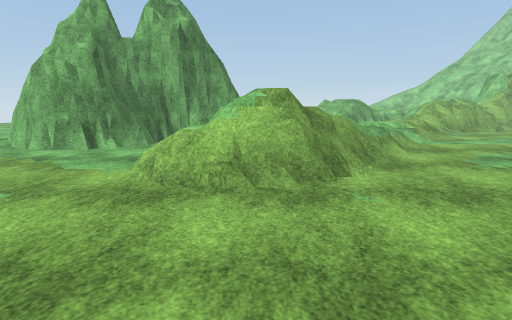
view 1 (above)

16 first-person views from a walk through a scene from a Unity 3-D project. The camera is 1.4 m above the floor, tilts 10° down and sees 80° across. The floor is counted in squares, 1 m on a side. Each view is taken from the middle of a square. On the plan, view 1 faces up. The plan holds only what a view shows up to about 14 squares ahead; the rest is blank. The place goes on beyond the plan. The player character is not drawn. Some surface patterns are stand-ins.

view 2
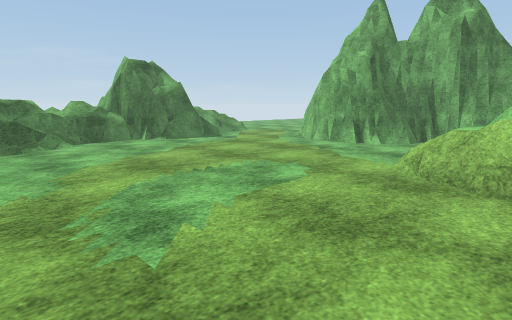

view 3
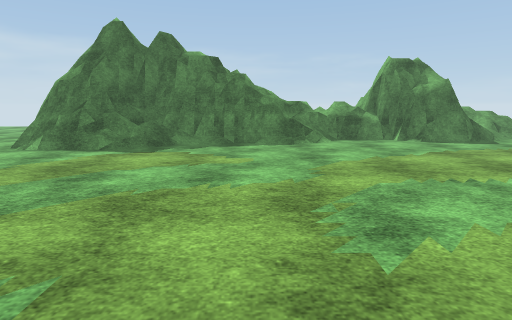

view 4
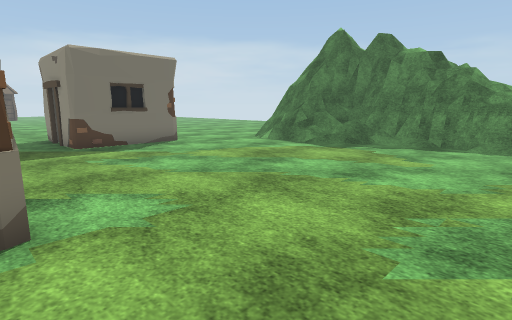

view 5
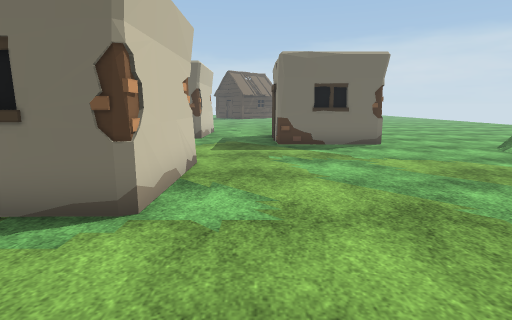

view 6
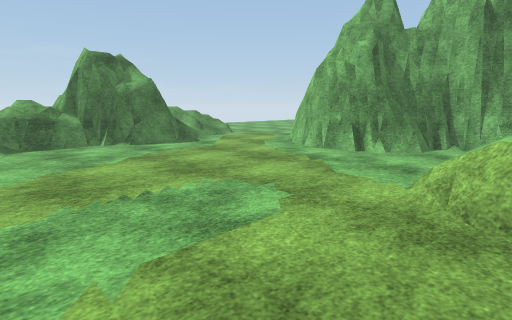

view 7
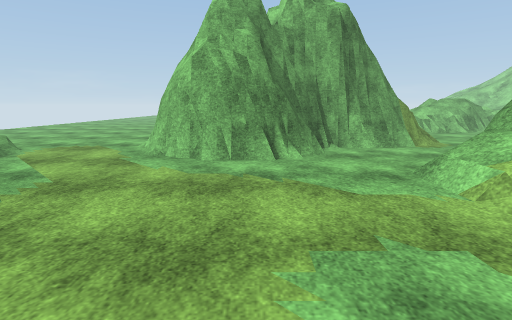

view 8
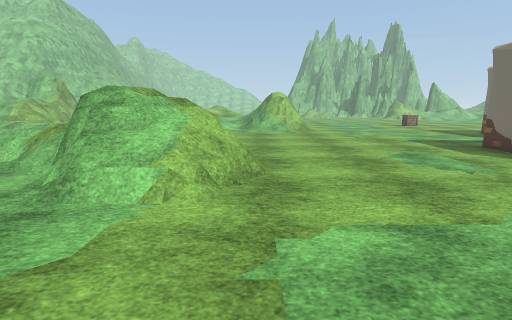

view 9
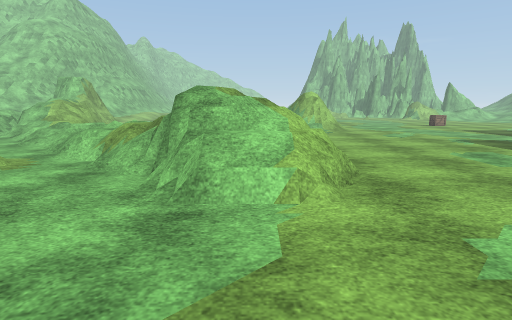

view 10
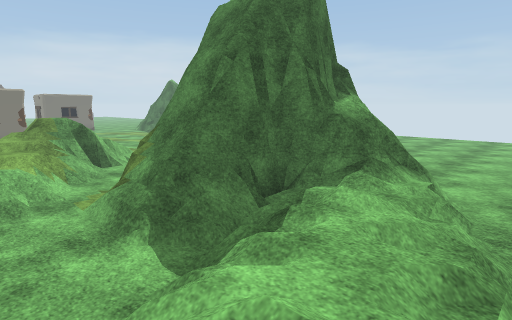

view 11
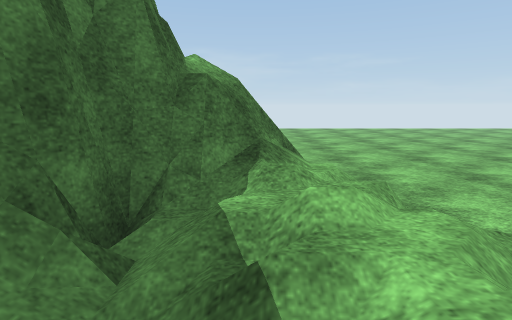

view 12
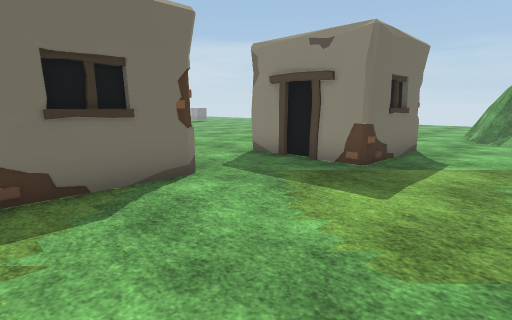

view 13
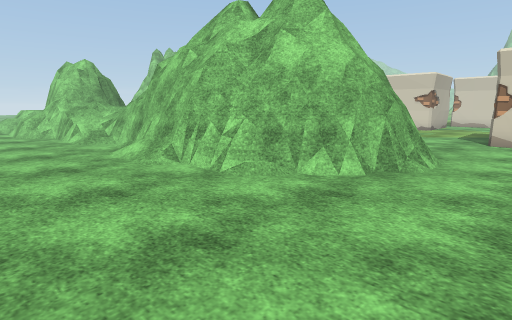

view 14
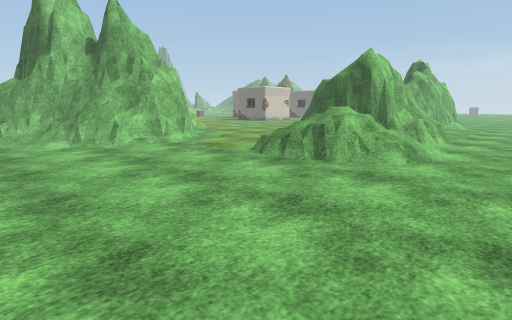

view 15
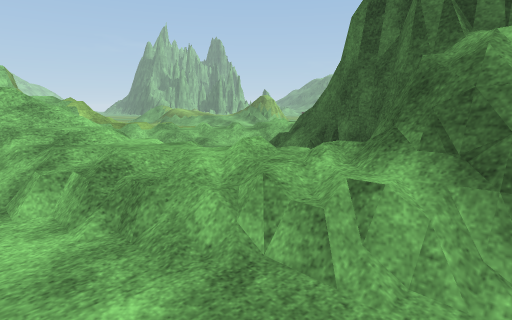

view 16
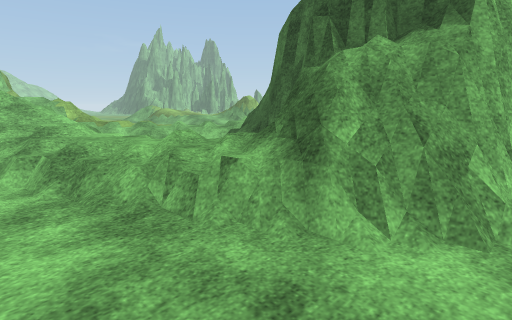

### Floor plan
Key: @ floor where view 1 was taken; # wall or solid block; x gap in a wall; . main floor; : floor 0.25 m higher than the main floor; + floor 0.75 m higher than the main floor; * floor 1 m higher than the main floor; % floor 1.25 m higher than the main floor; & floor 1.5 m higher than the main floor; $ floor 1.75 m higher than the main floor; / step, stairs or slope; = window, fence, low wall or low ledge; ^ raised ledge; O other object.
Columns run from 21 left of view 1 to 7 right of it. Each row starts with its distance up from view 1.
 22         ............../
 21         ............///////
 20        ..........//////////
 19 . ............./=////+/// =
 18  ............./=##//////   ./
 17 .............//#### //... .//
 16 ............==########....///
 15 ............####    #=#..////
 14 ...........=##      ###./////
 13 ...........=#    #####.//////
 12  ...==//....#   ##.=...//////
 11  ../=///....#####=...////+//.
 10  ..//%//......##...../// //..
  9  ../ ////...........##////...
  8  .../####=.........x=$//:....
  7  ..=^####=.........O#&#=....
  6  ..=^####=.........#==#=....
  5  ..=#####...........==.......
  4  ...=###=....................
  3  ...=//%=....................
  2   ..///%=/...................
  1   .../=&*/...................
  0   .../##=#...........@.......
 -1   ....####...................
 -2   ...=####...................
 -3   ...## ##...........##O#....
 -4   ...#####...........#    ...
 -5   ...#####O..........#     ..
 -6  ....##  ##:.........#
 -7  ....=#  ###............ .
 -8  .....#####=.............
 -9  ......####=..............
-10  .......==.....#OO#.......
-11   ............##  #.......
-12  . ...........    #...OOOO
-13         ......O   #...###

Positions as (right, up) in squares from view 1, and headings:
1: (0, 0), facing up
2: (0, -1), facing up-left
3: (0, -1), facing left
4: (0, 1), facing down-left
5: (-2, 1), facing down
6: (-1, 1), facing up-left
7: (-6, 2), facing up
8: (-7, 5), facing right
9: (-7, 7), facing right
10: (3, 21), facing down-left
11: (1, 18), facing left
12: (4, -7), facing down-left
13: (-20, -12), facing up-right
14: (-21, 19), facing down-right
15: (-5, 22), facing down-right
16: (-7, 22), facing down-right
